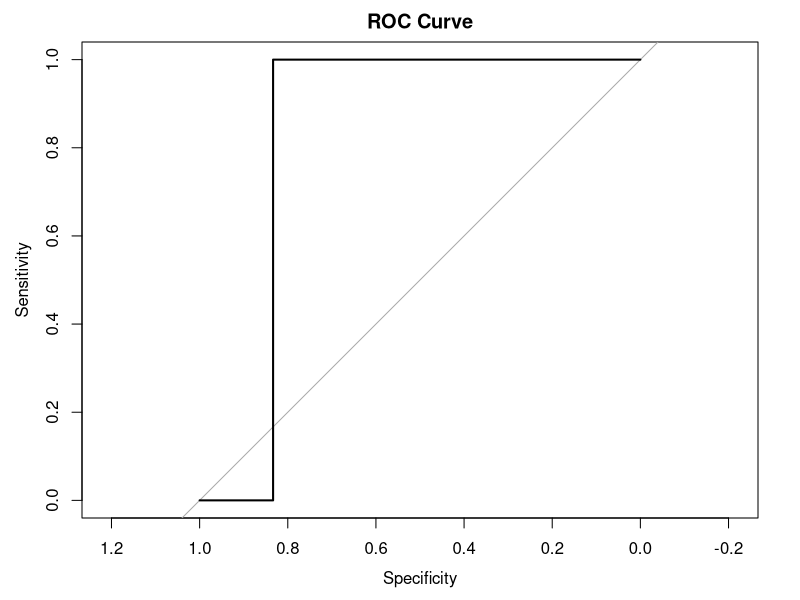

Reproduce this figure in R.
library(caret)
library(pROC)
data(mtcars)
mtcars$am<-factor(mtcars$am,levels=c(0,1),labels=c("Automatic","Manual"))
print(head(mtcars,10))
str(mtcars)
summary(mtcars)
set.seed(123)
train_index<-sample(1:nrow(mtcars),size=0.8*nrow(mtcars))
train_data<-mtcars[train_index,]
test_data<-mtcars[-train_index,]
model<-glm(am~mpg+hp+wt,data=train_data,family=binomial)
print(summary(model))
probabilities<-predict(model,newdata=test_data,type="response")
predictions<-ifelse(probabilities>=0.5,"Manual","Automatic")
predictions<-factor(predictions,levels=levels(test_data$am))
confusion_matrix<-confusionMatrix(predictions,test_data$am)
print(confusion_matrix)
accuracy<-confusion_matrix$overall["Accuracy"]
precision<-confusion_matrix$byClass["Precision"]
recall<-confusion_matrix$byClass["Recall"]
f1<-confusion_matrix$byClass["F1"]
cat("Accuracy =",round(accuracy,4),"\n")
cat("Precision =",round(precision,4),"\n")
cat("Recall =",round(recall,4),"\n")
cat("F1-Score =",round(f1,4),"\n")
roc_curve<-roc(test_data$am,probabilities,levels=c("Automatic","Manual"),direction="<")
plot(roc_curve,main="ROC Curve")
auc_value<-auc(roc_curve)
cat("AUC =",round(auc_value,4),"\n")
print(coef(model))
print(exp(coef(model)))
